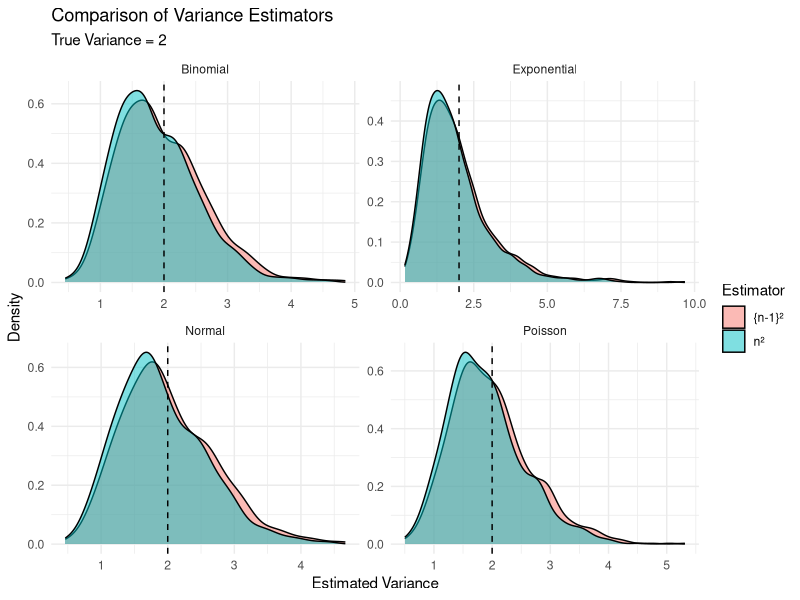
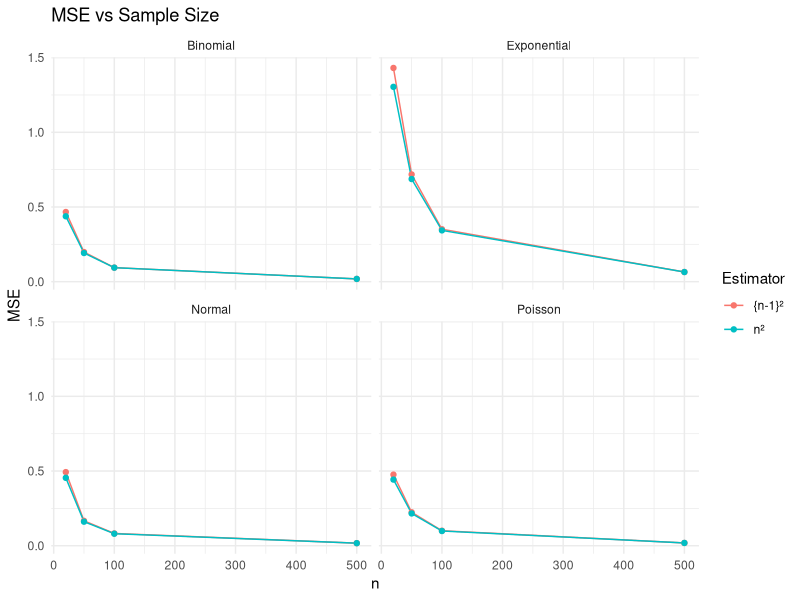
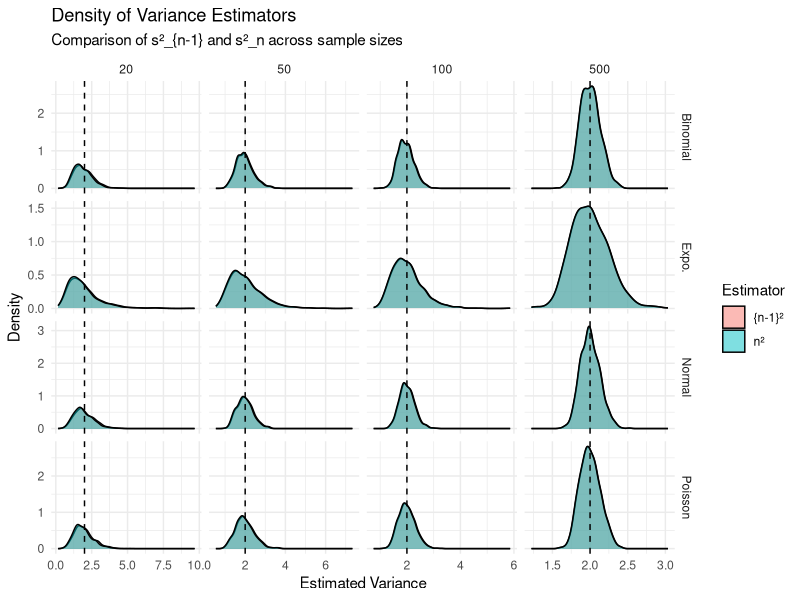

R code for these plots, in order:
## ---- chunk 1
#| echo: false

default_chunk_hook  <- knitr::knit_hooks$get("chunk")

latex_font_size <- c("Huge", "huge", "LARGE", "Large", 
                     "large", "normalsize", "small", 
                     "footnotesize", "scriptsize", "tiny")

knitr::knit_hooks$set(chunk = function(x, options) {
  x <- default_chunk_hook(x, options)
  if(options$size %in% latex_font_size) {
    paste0("\n \\", options$size, "\n\n", 
      x, 
      "\n\n \\normalsize"
    )
  } else {
    x
  }
})
## ---- chunk 2
#| label: load-packages
#| include: false
library(tidyverse)
library(patchwork)
## ---- chunk 3
#| echo: false
set.seed(7272)
n = 20
sim = 1000
sample_v1 = numeric(sim)
sample_v = numeric(sim)
true = 2

# Poisson lambda = 2
lambda = 2
for (i in 1:sim){
    distP = rpois(n, lambda)
    sample_v1[i] = var(distP)
    sample_v[i] = mean((distP - mean(distP))^2)
}
bias1 = round(mean(sample_v1) - true, 4)
variance1  = round(var(sample_v1), 4)
precision1 = round(1 / variance1, 4)
mse1 = round(bias1^2 + variance1, 4)

bias = round(mean(sample_v) - true, 4)
variance  = round(var(sample_v), 4)
precision = round(1 / variance, 4)
mse = round(bias^2 + variance, 4)

dfP = tibble(
Distribution = "Poisson",
    BiasN_1 = bias1,
    VarianceN_1 = variance1,
    PrecisionN_1 = precision1,
    MSEN_1 = mse1,
    Bias = bias,
    Variance = variance,
    Precision = precision,
    MSE = mse
)
valuesP = sample_v
valuesP1 = sample_v1


# Binomial n = 50, p = (5 - root21)/10
B_n = 50
p = (5 - 21^(1/2))/10
for (i in 1:sim){
    distB = rbinom(n, B_n, p)
    sample_v1[i] = var(distB)
    sample_v[i] = mean((distB - mean(distB))^2)
}
bias1 = round(mean(sample_v1) - true, 4)
variance1  = round(var(sample_v1), 4)
precision1 = round(1 / variance1, 4)
mse1 = round(bias1^2 + variance1, 4)

bias = round(mean(sample_v) - true, 4)
variance  = round(var(sample_v), 4)
precision = round(1 / variance, 4)
mse = round(bias^2 + variance, 4)

dfB = tibble(
Distribution = "Binomial",
    BiasN_1 = bias1,
    VarianceN_1 = variance1,
    PrecisionN_1 = precision1,
    MSEN_1 = mse1,
    Bias = bias,
    Variance = variance,
    Precision = precision,
    MSE = mse
)
valuesB = sample_v
valuesB1 = sample_v1


# Normal mu = 0, sigma = root2
mu = 0
sigma = 2^(1/2)
for (i in 1:sim){
    distN = rnorm(n, mu, sigma)
    sample_v1[i] = var(distN)
    sample_v[i] = mean((distN - mean(distN))^2)
}
bias1 = round(mean(sample_v1) - true, 4)
variance1  = round(var(sample_v1), 4)
precision1 = round(1 / variance1, 4)
mse1 = round(bias1^2 + variance1, 4)

bias = round(mean(sample_v) - true, 4)
variance  = round(var(sample_v), 4)
precision = round(1 / variance, 4)
mse = round(bias^2 + variance, 4)

dfN = tibble(
Distribution = "Normal",
    BiasN_1 = bias1,
    VarianceN_1 = variance1,
    PrecisionN_1 = precision1,
    MSEN_1 = mse1,
    Bias = bias,
    Variance = variance,
    Precision = precision,
    MSE = mse
)
valuesN = sample_v
valuesN1 = sample_v1


# Exponential lambda = 1/root2
lambda = 1/(2^(1/2))
for (i in 1:sim){
    distE = rexp(n, lambda)
    sample_v1[i] = var(distE)
    sample_v[i] = mean((distE - mean(distE))^2)
}

bias1 = round(mean(sample_v1) - true, 4)
variance1  = round(var(sample_v1), 4)
precision1 = round(1 / variance1, 4)
mse1 = round(bias1^2 + variance1, 4)

bias = round(mean(sample_v) - true, 4)
variance  = round(var(sample_v), 4)
precision = round(1 / variance, 4)
mse = round(bias^2 + variance, 4)

dfE = tibble(
Distribution = "Exponential",
    BiasN_1 = bias1,
    VarianceN_1 = variance1,
    PrecisionN_1 = precision1,
    MSEN_1 = mse1,
    Bias = bias,
    Variance = variance,
    Precision = precision,
    MSE = mse
)
valuesE = sample_v
valuesE1 = sample_v1
## ---- chunk 4
#| echo: false
# Plotting
table = bind_rows(dfP, dfB, dfN, dfE) |>
          pivot_longer(
                cols = -Distribution,
                names_to = c("Metric", "EstimatorFlag"),
                names_sep = "N",  # splits Bias1 vs Bias etc.
                values_to = "Value") |>
          mutate(
                Estimator = ifelse(!is.na(EstimatorFlag), "{n-1}²", "n²")) |>
          select(-EstimatorFlag)
table |>
        pivot_wider(names_from = Metric, values_from = Value) |>
        knitr::kable(caption = "Simulation Summary of Variance Estimators")

plot = tibble(
          Estimate = c(valuesP1, valuesP, valuesB1, valuesB, valuesN1, valuesN, valuesE1, valuesE),
          Estimator = rep(c("{n-1}²", "n²"), times = 4, each = 1000),
          Distribution = rep(c("Poisson", "Binomial", "Normal", "Exponential"), each = 1000 * 2)
)
ggplot(plot, aes(x = Estimate, fill = Estimator)) +
        geom_density(alpha = 0.5) +
        geom_vline(xintercept = 2, linetype = "dashed", color = "black") +
        facet_wrap(~Distribution, scales = "free") +
        labs(
            title = "Comparison of Variance Estimators",
            subtitle = "True Variance = 2",
            x = "Estimated Variance",
            y = "Density",
            fill = "Estimator") +
        theme_minimal()
## ---- chunk 5
#| echo: false
set.seed(7272)

sample_sizes = c(20, 50, 100, 500)
sim = 1000
true = 2

results = list()

for (n in sample_sizes) {
  
  compute = function(x) {
    v_n1 = var(x)
    v_n = mean((x - mean(x))^2)
    return(c(v_n1, v_n))
  }
  
  run = function(generator) {
    out = replicate(sim, {
      x = generator(n)
      compute(x)
    })
    t(out)
  }
  
  pois = run(function(n) rpois(n, 2))
  bino = run(function(n) rbinom(n, 50, (5 - sqrt(21))/10))
  norm = run(function(n) rnorm(n, 0, sqrt(2)))
  expo = run(function(n) rexp(n, 1/sqrt(2)))
  
  dists = list(Poisson = pois, Binomial = bino, Normal = norm, Exponential = expo)
  
  for (name in names(dists)) {
      vals = dists[[name]]
    
      v_n1 = vals[,1]
      v_n = vals[,2]
    
      df = tibble(
              n = n,
              Distribution = name,
              Estimator = c("{n-1}²", "n²"),
              Bias = c(mean(v_n1) - true, mean(v_n) - true),
              Variance = c(var(v_n1), var(v_n))) |>
            mutate(Precision = 1 / Variance,
                  MSE = Bias^2 + Variance)
    
      results[[length(results) + 1]] = df
  }
}

table = bind_rows(results)
wide = table |>
  pivot_wider(
    names_from = Estimator,
    values_from = c(Bias, Variance, Precision, MSE)
  )

## ---- chunk 6
#| echo: false
ggplot(table, aes(x = n, y = MSE, color = Estimator)) +
      geom_line() +
        geom_point() +
      facet_wrap(~Distribution) +
      labs(title = "MSE vs Sample Size") +
      theme_minimal()

wide |>
  knitr::kable(
    caption = "Simulation Results Across Sample Sizes",
    digits = 4,
    col.names = c(
      "n", "Distribution",
      "Bias (n-1)", "Bias (n)",
      "Var (n-1)", "Var (n)",
      "Precision (n-1)", "Precision (n)",
      "MSE (n-1)", "MSE (n)"
    )
  )
## ---- chunk 7
#| echo: false
set.seed(7272)

plot2 = list()

compute = function(x) {
  v_n1 = var(x)
  v_n = mean((x - mean(x))^2)
  return(c(v_n1, v_n))
}

run = function(generator, n) {
  out = replicate(sim, {
    x = generator(n)
    compute(x)
  })
  t(out)
}

for (n in sample_sizes){
  
      pois = run(function(n) rpois(n, 2), n)
      bino = run(function(n) rbinom(n, 50, (5 - sqrt(21))/10), n)
      norm = run(function(n) rnorm(n, 0, sqrt(2)), n)
      expo = run(function(n) rexp(n, 1/sqrt(2)), n)
  
      dists = list(Poisson = pois, Binomial = bino, Normal = norm, Exponential = expo)
  
      for (name in names(dists)) {
        vals = dists[[name]]
    
        df = tibble(Estimate = c(vals[,1], vals[,2]),
                  Estimator = rep(c("{n-1}²", "n²"), each = sim),
                  Distribution = name,
                  n = n)
    
        plot2[[length(plot2) + 1]] = df
  }
}

plotDF = bind_rows(plot2)
plotDF = plotDF |>
        mutate(Distribution = ifelse(Distribution == "Exponential", "Expo.", Distribution))
ggplot(plotDF, aes(x = Estimate, fill = Estimator)) +
        geom_density(alpha = 0.5) +
        facet_grid(Distribution ~ n, scales = "free") +
        geom_vline(xintercept = 2, linetype = "dashed") +
        labs(title = "Density of Variance Estimators",
            subtitle = "Comparison of s²_{n-1} and s²_n across sample sizes",
            x = "Estimated Variance",
            y = "Density",
            fill = "Estimator") +
        theme_minimal()
